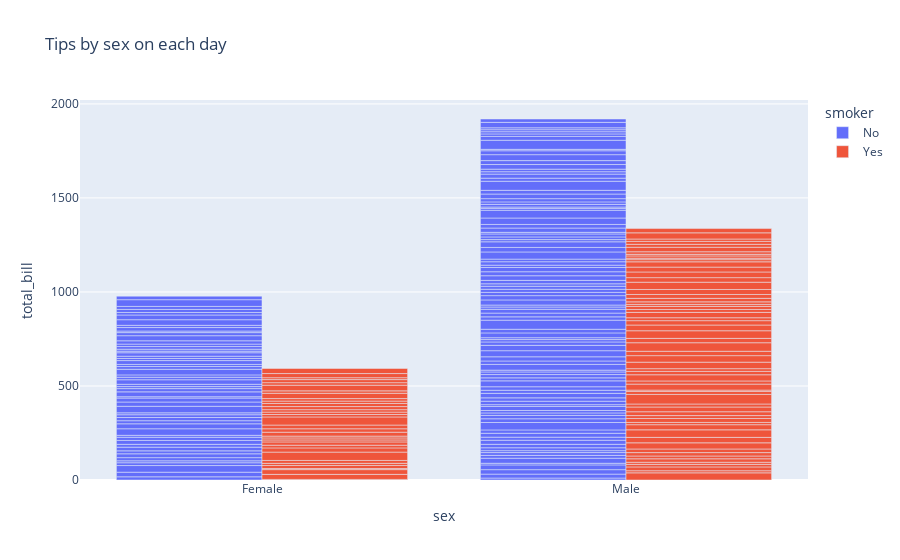

The code cell stored with this chart in its notebook:
### Code cell
df_tips = px.data.tips()
px.bar(df_tips, x='sex', y='total_bill', color='smoker', 
       title='Tips by sex on each day', labels={'x':'Day of the Week', 'y':'Tip amount'}, barmode='group')

### Figure 1 — Plotly figure (JSON) as saved in the notebook; plotly's stock layout.template omitted (floating-point values rounded to 4 significant figures; data arrays with more than 128 entries replaced by an {"elided": "..."} marker saying what was removed)
{"data": [{"alignmentgroup": "True", "hovertemplate": "smoker=No<br>sex=%{x}<br>total_bill=%{y}<extra></extra>", "legendgroup": "No", "marker": {"color": "#636efa", "pattern": {"shape": ""}}, "name": "No", "offsetgroup": "No", "orientation": "v", "showlegend": true, "textposition": "auto", "type": "bar", "x": {"elided": "151 str values"}, "xaxis": "x", "y": {"elided": "151 float values"}, "yaxis": "y"}, {"alignmentgroup": "True", "hovertemplate": "smoker=Yes<br>sex=%{x}<br>total_bill=%{y}<extra></extra>", "legendgroup": "Yes", "marker": {"color": "#EF553B", "pattern": {"shape": ""}}, "name": "Yes", "offsetgroup": "Yes", "orientation": "v", "showlegend": true, "textposition": "auto", "type": "bar", "x": ["Male", "Male", "Male", "Male", "Male", "Male", "Female", "Male", "Female", "Female", "Male", "Male", "Male", "Male", "Female", "Female", "Male", "Male", "Male", "Male", "Female", "Female", "Female", "Female", "Male", "Male", "Male", "Female", "Male", "Female", "Female", "Female", "Male", "Male", "Male", "Male", "Male", "Male", "Male", "Male", "Female", "Male", "Male", "Male", "Male", "Male", "Male", "Female", "Male", "Female", "Male", "Male", "Female", "Male", "Male", "Male", "Male", "Female", "Female", "Male", "Male", "Female", "Female", "Female", "Male", "Female", "Male", "Male", "Male", "Female", "Male", "Male", "Female", "Female", "Female", "Male", "Male", "Male", "Female", "Male", "Female", "Male", "Male", "Female", "Female", "Female", "Male", "Male", "Male", "Male", "Male", "Female", "Male"], "xaxis": "x", "y": [38.01, 11.24, 20.29, 13.81, 11.02, 18.29, 3.07, 15.01, 26.86, 25.28, 17.92, 19.44, 32.68, 28.97, 5.75, 16.32, 40.17, 27.28, 12.03, 21.01, 11.35, 15.38, 44.3, 22.42, 15.36, 20.49, 25.21, 14.31, 16, 17.51, 10.59, 10.63, 50.81, 15.81, 7.25, 31.85, 16.82, 32.9, 17.89, 14.48, 9.6, 34.63, 34.65, 23.33, 45.35, 23.17, 40.55, 20.9, 30.46, 18.15, 23.1, 15.69, 19.81, 28.44, 15.48, 16.58, 10.34, 43.11, 13, 13.51, 18.71, 12.74, 13, 16.4, 20.53, 16.47, 26.59, 38.73, 24.27, 12.76, 30.06, 25.89, 13.27, 28.17, 12.9, 28.15, 11.59, 7.74, 30.14, 12.16, 13.42, 8.58, 13.42, 16.27, 10.09, 22.12, 24.01, 15.69, 15.53, 12.6, 32.83, 27.18, 22.67], "yaxis": "y"}], "layout": {"barmode": "group", "legend": {"title": {"text": "smoker"}, "tracegroupgap": 0}, "title": {"text": "Tips by sex on each day"}, "xaxis": {"anchor": "y", "domain": [0, 1], "title": {"text": "sex"}}, "yaxis": {"anchor": "x", "domain": [0, 1], "title": {"text": "total_bill"}}}}
